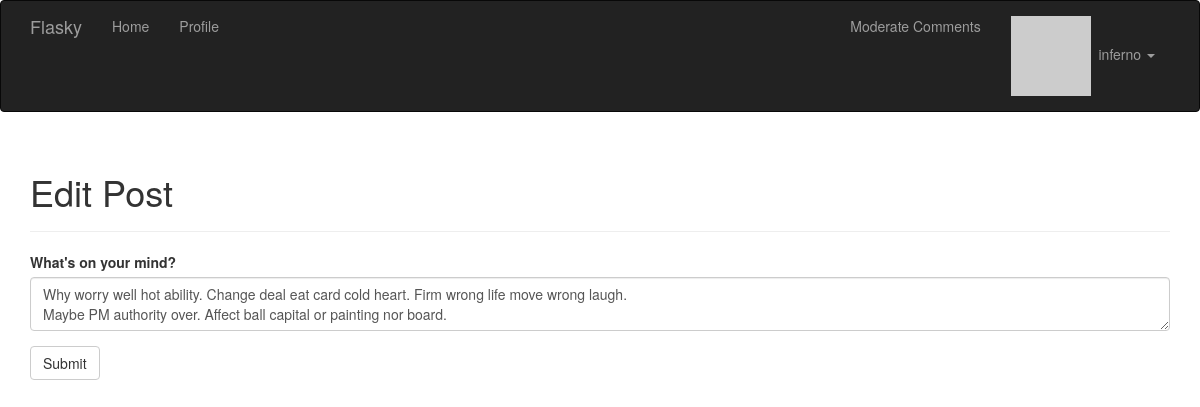
The app's page /edit/115 (signed in) with its own data.
### app/models.py (models this page shows, shortened)
class User(UserMixin, db.Model):
    __tablename__ = 'users'
    id = db.Column(db.Integer, primary_key=True)
    email = db.Column(db.String(64), unique=True, index=True)
    username = db.Column(db.String(64), unique=True, index=True)
    password_hash = db.Column(db.String(128))
    role_id = db.Column(db.Integer, db.ForeignKey('roles.id'))
    confirmed = db.Column(db.Boolean, default=False)
    name = db.Column(db.String(64))
    location = db.Column(db.String(64))
    about_me = db.Column(db.Text())
    member_since = db.Column(db.DateTime(), default=datetime.utcnow)
    last_seen = db.Column(db.DateTime(), default=datetime.utcnow)
    avatar_hash = db.Column(db.String(32))
    posts = db.relationship('Post', backref='author', lazy='dynamic')
    comments = db.relationship('Comment', backref='author', lazy='dynamic')
    followed = db.relationship('Follow',
                               foreign_keys=[Follow.follower_id],
                               backref=db.backref('follower', lazy='joined'),
                               lazy='dynamic',
                               cascade='all, delete-orphan')
    followers = db.relationship('Follow',
                                foreign_keys=[Follow.followed_id],
                                backref=db.backref('followed', lazy='joined'),
                                lazy='dynamic',
                                cascade='all, delete-orphan')
    @property
    def password(self):
        raise AttributeError('password is not a readable attribute')
    def can(self, perm):
        return self.role is not None and self.role.has_permission(perm)
    def ping(self):
        self.last_seen = datetime.utcnow()
        db.session.add(self)
        db.session.commit()
    def gravatar(self, size=100, default='identicon', rating='g'):
        if request.is_secure:
            url = 'https://secure.gravatar.com/avatar'
        else:
            url = 'http://secure.gravatar.com/avatar'
        hash = hashlib.md5(self.email.lower().encode('utf-8')).hexdigest()
        return f'{url}/{hash}?s={size}&d={default}&r={rating}'

class Post(db.Model):
    __tablename__ = 'posts'
    id = db.Column(db.Integer, primary_key=True)
    body = db.Column(db.Text)
    body_html = db.Column(db.Text)
    timestamp = db.Column(db.DateTime, index=True, default=datetime.utcnow)
    author_id = db.Column(db.Integer, db.ForeignKey('users.id'))
    comments = db.relationship('Comment', backref='post', lazy='dynamic')

### app/main/views.py (the view)
@main.route('/edit/<int:id>', methods=['GET', 'POST'])
@login_required
def edit(id):
    post = Post.query.get_or_404(id)
    if current_user != post.author and \
            not current_user.can(Permission.ADMIN):
        abort(403)
    form = PostForm()
    if form.validate_on_submit():
        post.body = form.body.data
        db.session.add(post)
        db.session.commit()
        flash('The post has been updated.')
        return redirect(url_for('.post', id=post.id))
    form.body.data = post.body
    return render_template('edit_post.html', form=form)

### app/main/forms.py
class PostForm(FlaskForm):
    body = PageDownField("What's on your mind?", validators=[DataRequired()])
    submit = SubmitField('Submit')

### app/auth/views.py (called while the page is built)
@auth.before_app_request
def before_request():
    if current_user.is_authenticated:
        current_user.ping()
        if not current_user.confirmed \
                and request.blueprint != 'auth' \
                and request.endpoint != 'static':
            return redirect(url_for('auth.unconfirmed'))

### app/main/__init__.py (called while the page is built)
@main.app_context_processor
def inject_permissions():
    return dict(Permission=Permission)

### app/main/views.py (called while the page is built)
@main.after_app_request
def after_request(response):
    for query in get_debug_queries():
        if query.duration >= current_app.config['FLASKY_SLOW_DB_QUERY_TIME']:
            current_app.logger.warning(
                'Slow query: %s\nParameters: %s\nDuration: %fs\nContext: %s\n' %
                (query.statement, query.parameters, query.duration, query.context))
    return response

### app/models.py (called while the page is built)
@login_manager.user_loader
def load_user(user_id):
    return User.query.get(int(user_id))

    def has_permission(self, perm):
        return self.permissions & perm == perm

### app/templates/edit_post.html (shortened to what this page needs)
{% extends "base.html" %}
{% import "bootstrap/wtf.html" as wtf %}
{% block page_content %}
<div class="page-header">
  <h1>Edit Post</h1>
</div>
<div>
  {{ wtf.quick_form(form) }}
</div>
{% endblock %}

### app/templates/base.html (shortened to what this page needs)
{% extends "bootstrap/base.html" %}
{% block head %}
{{ super() }}
<link rel="stylesheet" type="text/css" href="{{ url_for('static', filename='styles.css') }}">
{% endblock %}
{% block navbar %}
<div class="navbar navbar-inverse" role="navigation">
    <div class="container">
        <div class="navbar-header">
            <a class="navbar-brand" href="/">Flasky</a>
        </div>
        <div class="navbar-collapse collapse">
            <ul class="nav navbar-nav">
                <li><a href="/">Home</a></li>
                {% if current_user.is_authenticated %}
                <li>
                    <a href="{{ url_for('main.user', username=current_user.username) }}">
                        Profile
                    </a>
                </li>
                {% endif %}
            </ul>
            <ul class="nav navbar-nav navbar-right">
                {% if current_user.can(Permission.MODERATE) %}
                <li><a href="{{url_for('.moderate') }}">Moderate Comments</a></li>
                {% endif %}
                {% if current_user.is_authenticated %}
            <li class="dropdown">
            <a href="#" class="dropdown-toggle" data-toggle="dropdown">
            <img src="{{ current_user.gravatar(size=18) }}">
                &nbsp;{{ current_user.username }} <b class="caret"></b></a>
                    </li>
                    {% else %}
                <li><a href="{{ url_for('auth.login') }}">Log In</a></li>
                {% endif %}
            </ul>
        </div>
    </div>
</div>
{% endblock %}
{% block content %}
<div class="container">
    {% block page_content %}{% endblock %}
</div>
{% endblock %}

### records on screen
User: username "inferno"
Post: body "Why worry well hot ability. Change deal eat card cold heart. Firm wrong life move wrong laugh. Maybe PM authority over. Affect ball capital or painting nor board."
